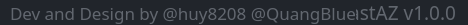
              <widget class="QFrame" name="frame_grip">
               <property name="minimumSize">
                <size>
                 <width>0</width>
                 <height>25</height>
                </size>
               </property>
               <property name="maximumSize">
                <size>
                 <width>16777215</width>
                 <height>25</height>
                </size>
               </property>
               <property name="styleSheet">
                <string notr="true">background-color: rgb(33, 37, 43);</string>
               </property>
               <property name="frameShape">
                <enum>QFrame::NoFrame</enum>
               </property>
               <property name="frameShadow">
                <enum>QFrame::Raised</enum>
               </property>
               <layout class="QHBoxLayout" name="horizontalLayout_6">
                <property name="spacing">
                 <number>0</number>
                </property>
                <property name="leftMargin">
                 <number>0</number>
                </property>
                <property name="topMargin">
                 <number>0</number>
                </property>
                <property name="rightMargin">
                 <number>2</number>
                </property>
                <property name="bottomMargin">
                 <number>0</number>
                </property>
                <item>
                 <widget class="QFrame" name="frame_label_bottom">
                  <property name="frameShape">
                   <enum>QFrame::NoFrame</enum>
                  </property>
                  <property name="frameShadow">
                   <enum>QFrame::Raised</enum>
                  </property>
                  <layout class="QHBoxLayout" name="horizontalLayout_7">
                   <property name="spacing">
                    <number>0</number>
                   </property>
                   <property name="leftMargin">
                    <number>10</number>
                   </property>
                   <property name="topMargin">
                    <number>0</number>
                   </property>
                   <property name="rightMargin">
                    <number>10</number>
                   </property>
                   <property name="bottomMargin">
                    <number>0</number>
                   </property>
                   <item>
                    <widget class="QLabel" name="label_credits">
                     <property name="font">
                      <font>
                       <family>Nunito</family>
                       <pointsize>13</pointsize>
                      </font>
                     </property>
                     <property name="styleSheet">
                      <string notr="true">color: rgb(98, 103, 111);</string>
                     </property>
                     <property name="text">
                      <string>Dev and Design by @huy8208 @QuangBlue</string>
                     </property>
                    </widget>
                   </item>
                   <item>
                    <widget class="QLabel" name="label_version">
                     <property name="maximumSize">
                      <size>
                       <width>100</width>
                       <height>16777215</height>
                      </size>
                     </property>
                     <property name="font">
                      <font>
                       <family>Nunito</family>
                       <pointsize>14</pointsize>
                      </font>
                     </property>
                     <property name="styleSheet">
                      <string notr="true">color: rgb(98, 103, 111);</string>
                     </property>
                     <property name="text">
                      <string>FastAZ v1.0.0</string>
                     </property>
                     <property name="alignment">
                      <set>Qt::AlignRight|Qt::AlignTrailing|Qt::AlignVCenter</set>
                     </property>
                    </widget>
                   </item>
                  </layout>
                 </widget>
                </item>
                <item>
                 <widget class="QFrame" name="frame_size_grip">
                  <property name="maximumSize">
                   <size>
                    <width>20</width>
                    <height>20</height>
                   </size>
                  </property>
                  <property name="styleSheet">
                   <string notr="true">QSizeGrip {
	background-image: url(:/icon/cil-size-grip.png);
	background-position: center;
	background-repeat: no-reperat;
}</string>
                  </property>
                  <property name="frameShape">
                   <enum>QFrame::NoFrame</enum>
                  </property>
                  <property name="frameShadow">
                   <enum>QFrame::Raised</enum>
                  </property>
                 </widget>
                </item>
               </layout>
              </widget>
